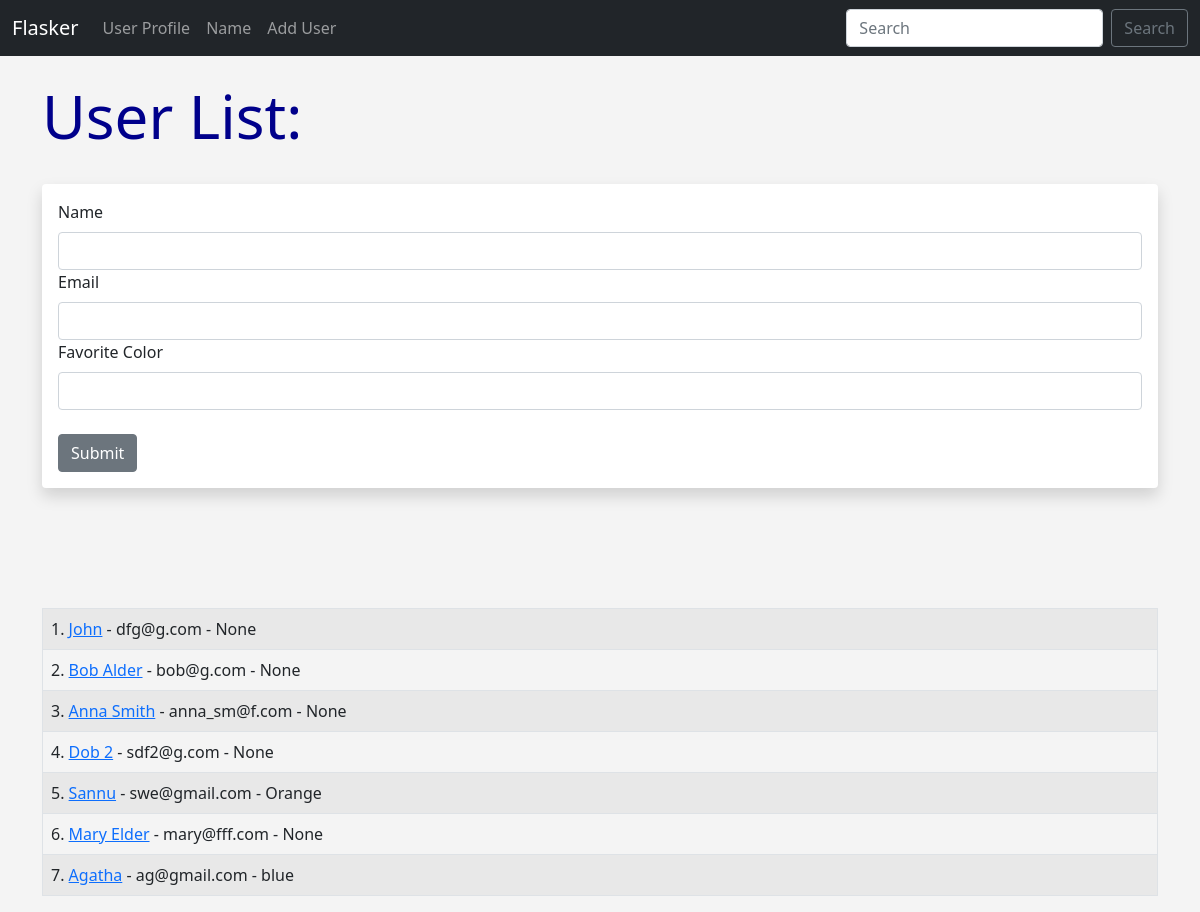
Screenshot of /user/add with the database file from the repository.
### app.py (models this page shows, shortened)
class Users(db.Model):
    id = db.Column(db.Integer, primary_key=True)
    name = db.Column(db.String(100), nullable=False)
    email = db.Column(db.String(120), nullable=False, unique=True)
    favorite_color = db.Column(db.String(120))
    date_added = db.Column(db.DateTime, default=datetime.utcnow)

### app.py (the view, shortened to what this page needs)
@app.route('/user/add', methods=['GET', 'POST'])
def add_user():
    name = None
    form = UserForm()
    our_users = Users.query.order_by(Users.date_added)
    return render_template("add_user.html", form=form, name=name, our_users=our_users)

### app.py
class UserForm(FlaskForm):
    name = StringField("Name", validators=[DataRequired()])
    email = StringField("Email", validators=[DataRequired()])
    favorite_color = StringField("Favorite Color")
    submit = SubmitField("Submit")

### templates/add_user.html (shortened to what this page needs)
{% extends 'base.html' %}
{% block content %}
{% if name %}
    <h1>User Added!</h1>
    <br>
    <table class="table table-striped table-hover table-bordered">
        {% for our_user in our_users %}
        <tr>
            <td>{{ our_user.id}}. <a href="{{url_for('update', id=our_user.id)}}">{{ our_user.name }}</a> - {{ our_user.email }} - {{ our_user.favorite_color }}</td>
        </tr>
        {% endfor %}
    </table>
    {% else %}
    <h1>User List:</h1>
    <br>
    <div class="shadow p-3 mb-5 bg-body rounded">
    <form method="POST">
        {{ form.name.label(class="form-label") }}
        {{ form.name(class="form-control") }}
        {{ form.email.label(class="form-label") }}
        {{ form.email(class="form-control") }}
        {{ form.favorite_color.label(class="form-label") }}
        {{ form.favorite_color(class="form-control") }}
        <br>
        {{ form.submit(class="btn btn-secondary") }}
    </form>
    </div>
    <br><br><br>
    <table class="table table-striped table-hover table-bordered">
        {% for our_user in our_users %}
        <tr>
            <td>{{ our_user.id }}. <a href="{{url_for('update', id=our_user.id)}}">{{ our_user.name }}</a> - {{ our_user.email }} - {{ our_user.favorite_color }}</td>
        </tr>
        {% endfor %}
    </table>
{% endif%}
{% endblock %}

### templates/base.html (shortened to what this page needs)
<!doctype html>
<html lang="en">
  <head>
    <link href="https://cdn.jsdelivr.net/npm/bootstrap@5.1.3/dist/css/bootstrap.min.css" rel="stylesheet">
    <link href="{{url_for('static', filename='css/style.css')}}" rel="stylesheet">
  </head>
  <body>
      {% include 'navbar.html' %}
        <br>
        <div class="container">
            {% block content %}
            {% endblock %}
        </div>
  </body>
</html>

### templates/navbar.html (shortened to what this page needs)
<nav class="navbar navbar-expand-lg navbar-dark bg-dark">
    <div class="container-fluid">
      <a class="navbar-brand" href="{{url_for('index')}}">Flasker</a>
      <div class="collapse navbar-collapse" id="navbarSupportedContent">
        <ul class="navbar-nav me-auto mb-2 mb-lg-0">
          <li class="nav-item">
            <a class="nav-link" href="{{url_for('user', name='john')}}">User Profile</a>
          </li>
          <li class="nav-item">
            <a class="nav-link" href="{{url_for('name')}}">Name</a>
          </li>
          <li class="nav-item">
            <a class="nav-link" href="{{url_for('add_user')}}">Add User</a>
          </li>
        </ul>
        <form class="d-flex">
          <input class="form-control me-2" type="search" placeholder="Search" aria-label="Search">
          <button class="btn btn-outline-secondary" type="submit">Search</button>
        </form>
      </div>
    </div>
  </nav>

### static/css/style.css (style rules this page uses)
h1 { color: darkblue; font-size: 60px; }
body { background: #f4f4f4; }

### rows the page displays
Users: id "1", name "John", email "dfg@g.com", favorite_color "None"
Users: id "2", name "Bob Alder", email "bob@g.com", favorite_color "None"
Users: id "3", name "Anna Smith", email "anna_sm@f.com", favorite_color "None"
Users: id "4", name "Dob 2", email "sdf2@g.com", favorite_color "None"
Users: id "5", name "Sannu", email "swe@gmail.com", favorite_color "Orange"
Users: id "6", name "Mary Elder", email "mary@fff.com", favorite_color "None"
Users: id "7", name "Agatha", email "ag@gmail.com", favorite_color "blue"
